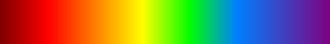
#> input picture a_image.tif, 330 x 44 px
$ python numpy_pil.py
#> lines starting #> are read from the running program, lines starting #| are printed output that depends on the picture
#!/usr/bin/env python

# NEED: "module unload python" then "module load anaconda"

from PIL import Image
import numpy
from matplotlib.pyplot import *

# Read a TIFF file (from http://www-eng-x.llnl.gov/documents/tests/tiff.html)
im = Image.open('a_image.tif')
#> im is the input picture: PIL image 330x44 P; mean R, G, B 137, 118.1, 72.4

# Convert to numpy array
a = numpy.array(im)
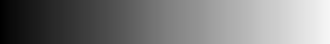
#> a: shape (44, 330); min 0, max 246, mean 122.6
print('a:')
print(a.shape)
#| (44, 330)
print(a)
#> (printed output is left out)

# Take 2D FFT
b = numpy.fft.fft2(a)
print('b:')
print(b.shape)
#| (44, 330)
print(b)
#> (printed output is left out)

# Random array of same shape
r = numpy.random.rand(*b.shape)
print('r:')
print(r.shape)
#| (44, 330)
print(r)
#> (printed output is left out)

# Matrix multiply
rb = numpy.dot(r.T,b)
print('rb:')
print(rb.shape)
#| (330, 330)
print(rb)
#> (printed output is left out)

# Inverse 2D FFT
c = numpy.fft.ifft2(rb)
print('c:')
print(c.shape)
#| (330, 330)
print(c)
#> (printed output is left out)

# FFT shift (move zero-frequency component to center of spectrum)
d = numpy.fft.fftshift(c)
print('d:')
print(d.shape)
#| (330, 330)
print(d)
#> (printed output is left out)

# get magnitudes
dmag = numpy.absolute(d)
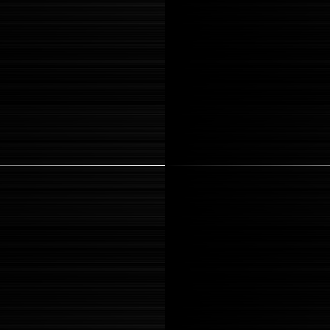
#> dmag: shape (330, 330) float64; min 2.13e-15, max 5339.7, mean 85.2; drawn with min black and max white
print('dmag:')
print(dmag.shape)
#| (330, 330)
print(dmag)
#> (printed output is left out)

# maximum element
m = dmag.max()
#> m = 5339.7
print('m:')
print(m)

# array indices of maximum element
mij = numpy.unravel_index(dmag.argmax(), d.shape)
#> mij = (165, 164)
print('mij:')
print(mij)

# display as grayscale
Image.fromarray(dmag, 'L').show()
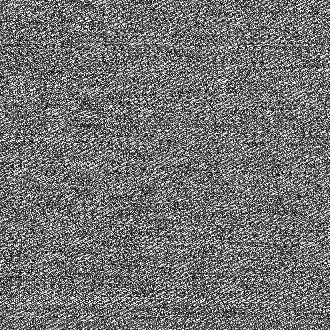
#> shown: PIL image 330x330 L; min 0, max 255, mean 113.5

# display as RGB
Image.fromarray(dmag, 'RGB').show()
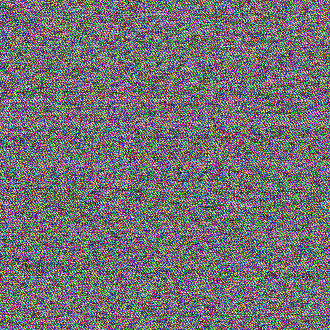
#> shown: PIL image 330x330 RGB; mean R, G, B 112.8, 113, 113.3

# get a submatrix
submat = dmag[2:6, 3:7]
#> submat = [[83.43, 84.08, 84.08, 84.73], [154.2, 155.4, 155.4, 156.6], [128.6, 129.6, 129.6, 130.6], [204.3, 205.9, 205.9, 207.5]]

# write it to a text file
numpy.savetxt('submat.txt', submat)

# get a row
drow = dmag[10]
#> drow = 330 values, max 129.4 at index 164, min 1e-13 at index 165, mean 64.5
print('drow:')
print(drow)

# plot values in red, square roots in blue
xvals = range(0,len(drow))
print('xvals:')
print(xvals)

plot(xvals, drow, 'r', xvals, numpy.sqrt(drow), 'b')
show()
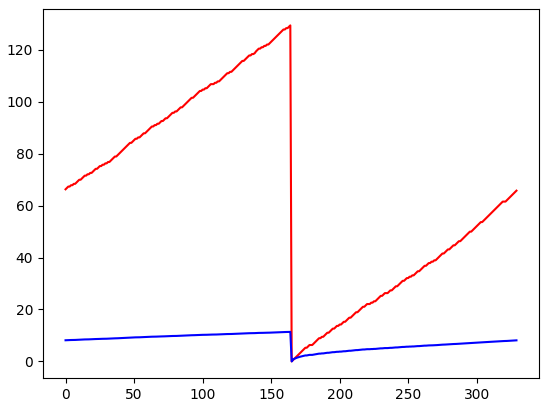
#> figure drawn by matplotlib, 1 panel; curve peaks at x = 164, y = 129.4; curve peaks at x = 164, y = 11.38
